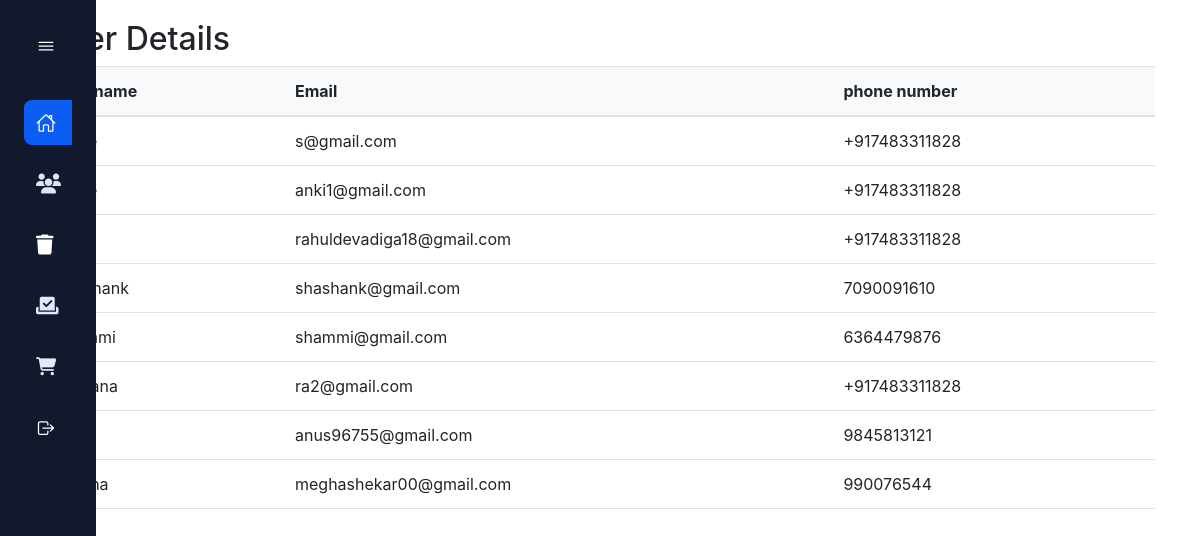
/admin_user_dash, run on the app's committed database.
### app1/models.py (models this page shows, shortened)
class Coustmer(models.Model):
    username=models.ForeignKey(User,on_delete=models.CASCADE)
    name=models.CharField(max_length=122,null=True)
    email=models.CharField(max_length=122)
    ph_no=models.CharField(max_length=50,null=True)
    pas1=models.CharField(max_length=50)

### app1/views.py (the view)
# urls.py: path("admin_user_dash",views.admin_user_dash,name="admin_user_dash"),
def admin_user_dash(request):
    user=Coustmer.objects.all()
    return render(request,'admin_user_dash.html',{"user":user})

### templates/admin_user_dash.html (shortened to what this page needs)
{% extends 'Dashboard.html' %}
{% block body %}
<div class="container">
    <h2>User Details</h2>
    <table class="table">
        <thead>
            <tr>
                <th>Username</th>
                <th>Email</th>
                <th>phone number</th>
            </tr>
        </thead>
        <tbody>
            {% for u in user  %}
            <tr>
                <td>{{u.name}}</td>
                <td>{{u.email}}</td>
                <td>{{u.ph_no}}</td>
            </tr>
            {% endfor %}
        </tbody>
    </table>
</div>
{% endblock body  %}

### app1/static/style.css (style rules this page uses)
:root { --header-height: 3rem; --first-color:#B0DAFF; --first-color-dark: #C1576A; --first-color-darken: #A83E51; --white-color: #576CBC; --body-font: 'Poppins', sans-serif; --big-font-size: 2.5rem; --normal-font-size: .938rem; --z-fixed: 100; }
@media screen and (min-width:901px)and (max-width:1200px) { :root { --big-font-size: 5rem; --normal-font-size: 1.5rem; } }
*,::before,::after { box-sizing: border-box; }
body { margin: var(--header-height) 0 0 0; padding: 0; font-family: var(--body-font); font-size: var(--normal-font-size); font-weight: 500; }
h2 { color: white; font-weight: bold; }

### data on the page
Coustmer: email "s@gmail.com", ph_no "+917483311828"
Coustmer: email "anki1@gmail.com", ph_no "+917483311828"
Coustmer: email "rahuldevadiga18@gmail.com", ph_no "+917483311828"
Coustmer: email "shashank@gmail.com", ph_no "7090091610"
Coustmer: email "shammi@gmail.com", ph_no "6364479876"
Coustmer: email "ra2@gmail.com", ph_no "+917483311828"
Coustmer: email "anus96755@gmail.com", ph_no "9845813121"
Coustmer: email "meghashekar00@gmail.com", ph_no "990076544"
